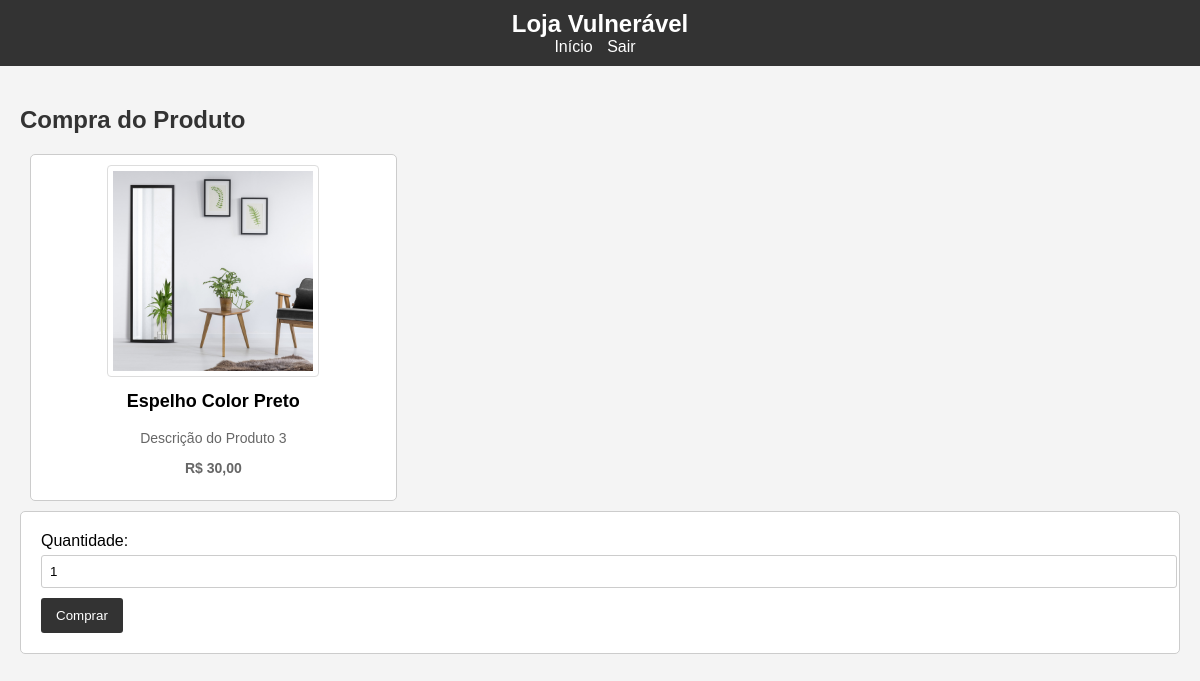
/compra/3 (signed in), run on the app's committed database.
### tables this page shows
CREATE TABLE produtos (
            id INTEGER PRIMARY KEY,
            nome TEXT,
            descricao TEXT,
            preco TEXT,
            imagem TEXT
        );

### app/compra.py (the view)
@bp.route('/compra/<int:produto_id>', methods=['GET', 'POST'])
def compra(produto_id):
    if not session.get('username'):
        return redirect(url_for('auth.login', next=url_for('compra.compra', produto_id=produto_id)))
    conn = sqlite3.connect('database.db')
    c = conn.cursor()
    c.execute('SELECT nome, descricao, preco, imagem FROM produtos WHERE id = ?', (produto_id,))
    produto = c.fetchone()
    conn.close()
    if request.method == 'POST':
        return redirect(url_for('views.index'))
    return render_template('compra.html', produto=produto)

### templates/compra.html
{% extends "base.html" %}
{% block content %}
<h2>Compra do Produto</h2>
<div class="product">
    <img src="{{ produto[3] }}" alt="{{ produto[0] }}">
    <h3>{{ produto[0] }}</h3>
    <p>{{ produto[1] }}</p>
    <p><strong>{{ produto[2] }}</strong></p>
</div>
<form method="POST">
    <label for="quantidade">Quantidade:</label>
    <input type="number" id="quantidade" name="quantidade" value="1" min="1" required>
    <input type="submit" value="Comprar">
</form>
{% endblock %}

### static/css/estilo.css (style rules this page uses)
body { font-family: Arial, sans-serif; background-color: #f4f4f4; margin: 0; padding: 0; }
h2 { color: #333; }
form { background-color: white; padding: 20px; border: 1px solid #ccc; border-radius: 5px; margin-bottom: 20px; }
label { display: block; margin-bottom: 5px; }
input[type="text"], input[type="password"], input[type="number"] { width: 100%; padding: 8px; margin-bottom: 10px; border: 1px solid #ccc; border-radius: 3px; }
input[type="submit"] { background-color: #333; color: white; padding: 10px 15px; border: none; border-radius: 3px; cursor: pointer; }
.product { background-color: white; border: 1px solid #ccc; border-radius: 5px; margin: 10px; padding: 10px; width: calc(33.333% - 20px); box-sizing: border-box; text-align: center; }
.product img { max-width: 100%; height: auto; width: 200px; height: 200px; border: 1px solid #ddd; border-radius: 4px; padding: 5px; }
.product h3 { margin-top: 10px; font-size: 18px; }
.product p { color: #666; font-size: 14px; }

### data on the page
produtos: imagem (picture), nome "Espelho Color Preto", descricao "Descrição do Produto 3", preco "R$ 30,00"
